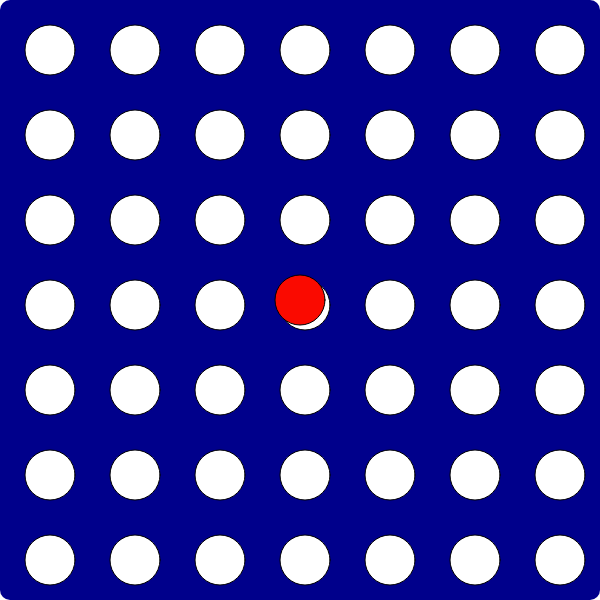
Frame 1 (no input)
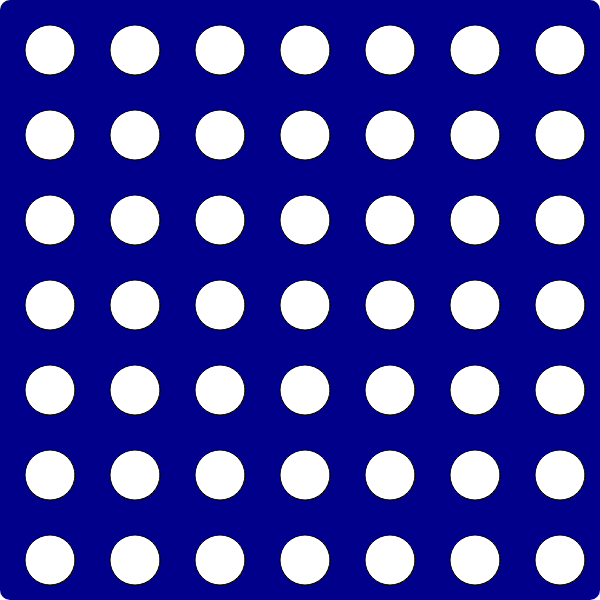
Frame 60 (no input)
Frame 120 (the mouse pressed at the canvas centre since frame 60): identical to frame 1, image omitted

The p5.js sketch that drew these frames (run headless with seeded random() and noise() and a simulated clock; from frame 60 on, the mouse is pressed at the canvas centre):

// p5.js sketch
// ── sketch.js
const diameter = 50;
const xwidth = 600;
const yheight = 600;
const rows = 7;
const cols = 7;
const platformMargin = 1.7;

let piece = new Piece(xwidth / 2, yheight / 2, diameter, {
  r: 250,
  g: 10,
  b: 0,
});

let platform = new Platform(rows, cols, 0, 0, diameter, platformMargin, {
  r: 0,
  g: 0,
  b: 0,
});

function setup() {
  // put setup code here
  let canv = createCanvas(xwidth, yheight);
  canv.position((windowWidth - xwidth) / 2, (windowHeight - yheight) / 2);
  canv.style("border-radius", "10px");
}

function draw() {
  // put drawing code here
  background(0, 0, 139);
  platform.show();
  piece.show();
  movementOfPiece(piece);
}

let movementOfPiece = (p) => {
  p.x = mouseX;
  p.y = mouseY;
};

let putPiceOnPlatform = (piece, platform) => {
  platform.insert(piece);
};

function mouseClicked() {
  putPiceOnPlatform(piece, platform);
}

// ── piece.js
class Piece {
  constructor(x = 0, y = 0, diameter = 5, color = { r: 0, g: 0, b: 0 }) {
    this.x = x;
    this.y = y;
    this.diameter = diameter;
    this.color = color;
  }

  show() {
    let actualColor = this.color;
    fill(actualColor.r, actualColor.g, actualColor.b);
    circle(this.x, this.y, this.diameter);
  }
}

// ── platform.js
class Platform {
  constructor(
    rows = 0,
    cols = 0,
    x = 0,
    y = 0,
    dimension = 25,
    margin = 2,
    color = { r: 255, g: 255, b: 255 }
  ) {
    this.platform = this.generatePlatform(rows, cols);
    this.x = x;
    this.y = y;
    this.dimension = dimension;
    this.color = color;
    this.margin = margin;
  }

  show() {
    this.platform.forEach((row, i) => {
      row.forEach((piece, j) => {
        piece === null ? this.showEmptySpace(i, j) : piece.show();
      });
    });
  }

  generatePlatform(rows, cols) {
    return Array.from(new Array(rows), (row) =>
      Array.from(new Array(cols), (col) => null)
    );
  }

  showEmptySpace(row, col) {
    let { r, g, b } = this.color;
    fill(255);
    stroke(r, g, b);
    circle(
      row * this.dimension * this.margin + this.dimension,
      col * this.dimension * this.margin + this.dimension,
      this.dimension
    );
  }
}
